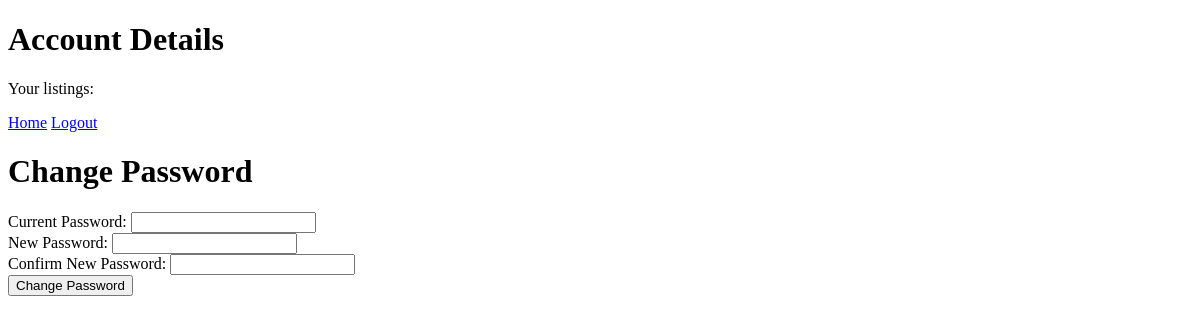
Page /account (signed in) on the earlier database version.
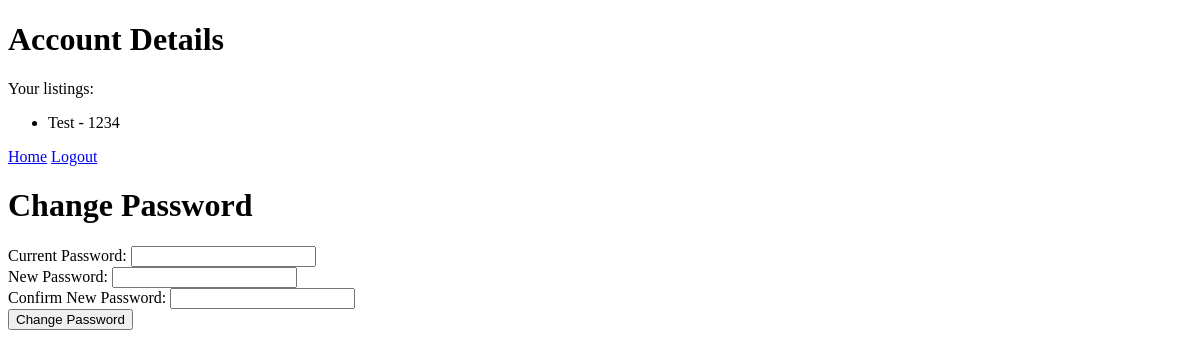
Same page on the later database version.
### models.py (models this page shows)
class Listing(db.Model):
    id = db.Column(db.Integer, primary_key=True)
    name = db.Column(db.String(150), nullable=False)
    description = db.Column(db.String(500), nullable=False)
    price = db.Column(db.Float, nullable=False)
    image_url = db.Column(db.String(500), nullable=False)
    username = db.Column(db.String(150), db.ForeignKey('user.username'))
    is_sold = db.Column(db.Boolean, default=False)
    buyer_username = db.Column(db.String(150), db.ForeignKey('user.username'), nullable=True)

### blueprints/account.py (the view, shortened to what this page needs)
@account_bp.route('/account', methods=['GET', 'POST'])
def account():
    if not session.get('username'):
        return redirect(url_for('auth.login'))
    user_listings = Listing.query.filter_by(username=session['username']).all()
    return render_template('account.html', user_listings=user_listings)

### templates/account.html (shortened to what this page needs)
<!DOCTYPE html>
<html lang="en">
<head>
</head>
<body>
    <h1>Account Details</h1>
    <p>Your listings:</p>
    <ul>
        {% for listing in user_listings %}
        <li>{{ listing.name }} - {{ listing.description }}</li>
        {% endfor %}
    </ul>
    <a href="/home">Home</a>
    <a href="/logout">Logout</a>
    <h1>Change Password</h1>
    <form method="POST" action="{{ url_for('auth.change_password') }}">
        <label for="current_password">Current Password:</label>
        <input type="password" id="current_password" name="current_password" required><br>
        <label for="new_password">New Password:</label>
        <input type="password" id="new_password" name="new_password" required><br>
        <label for="confirm_password">Confirm New Password:</label>
        <input type="password" id="confirm_password" name="confirm_password" required><br>
        <button type="submit">Change Password</button>
    </form>
</body>
</html>

Differences in the rows shown:
added Listing: name "Test", description "1234"
